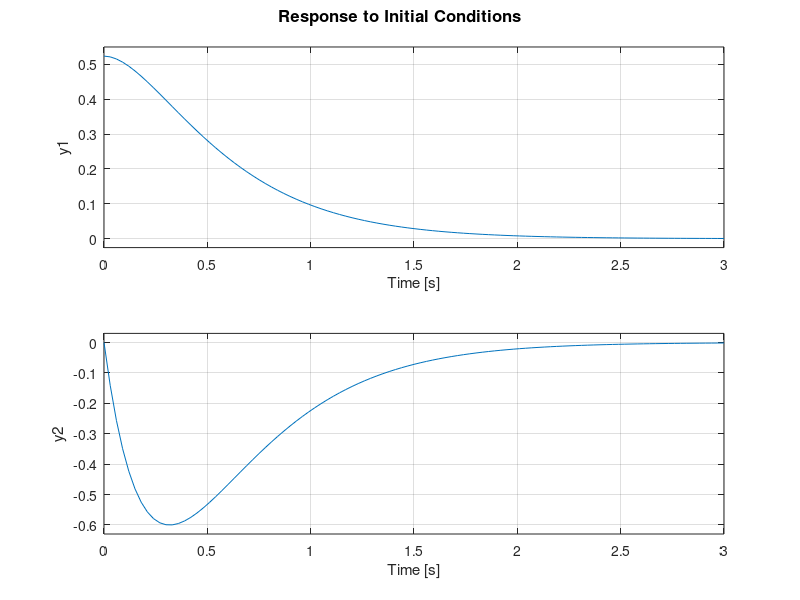

Recreate this plot in MATLAB. (Note: this script raises an error after producing the figure.)
% Lab 7
% Pendulum on a cart - supervisory control example
%% Linearization around the upper (unstable) position

m = 1;  % [ kg ]
g = 9.81;   % [ m s^2 ]
L = 1;  % [ m ]

% x = [theta; dtheta]

A = [0 1;g/L 0];
B = [0; 1/L];
C = eye(2);
D = 0;

plant = ss(A, B, C, D);

Q = eye(2);
R = 1;
N = zeros(2,1);

% The system is observable, therefore we can use LQR
[K, S, e] = lqr(plant, Q, R, N);

ctrl = ss(0, zeros(1,2), 0, K);
ctrlplant = feedback(plant, ctrl);
initial(ctrlplant, [pi/6, 0, 0])

%% Original (nonlinear system) with nonlinear supervisory control

T = 7;
Ts = 0.05;
t = 0:Ts:T;
N = numel(t);
X = zeros(2, N);
U = zeros(1, N);
X(:, 1) = [0 ; 10];
Eref = m * g * L;
mode = NaN(1, N);
P = 1;

for k = 2:N
    theta = X(1, k-1);
    dtheta = X(2, k-1);
%     Supervisory control, local/global controller selection
    if mod(abs(theta), 2*pi) < pi / 3
        u = -K * mod(X(:, k-1), 2*pi);
        mode(k) = 1;
    else
        Etilde = Eref - m * L^2 * dtheta^2 / 2 - m * g * L * cos(theta);
        u = P * dtheta * cos(theta) * Etilde;
        mode(k) = 0;
    end
    
    U(k) = u;
    [~, y] = ode45(@(~, x) pendcartODE(t(k), x, u, [g, L]), [0, Ts], X(:, k-1));
    X(:, k) = y(end, :)';
end

plotstates(t, X, U, mode)

function plotstates(t, X, U, mode)
    subplot 311
    plot(t, X(1,:))
    ylabel('\theta (rad)')
    subplot 312
    plot(t, X(2,:))
    ylabel('d\theta (rad/s)')
    subplot 313
    scatter(t(mode == 1), U(mode == 1), 'b')
    hold on
    scatter(t(mode == 0), U(mode == 0), 'r')
    ylabel('u (m s^{-2})')
    xlabel('Time (s)')
end

function xdot = pendcartODE(t, x, u, params)
    theta = x(1);
    dtheta = x(2);
    
    g = params(1);
    L = params(2);
    
    xdot = zeros(2,1);
    
    xdot(1) = dtheta;
    xdot(2) = g/L * sin(theta) + 1 / L * cos(theta) * u;
end